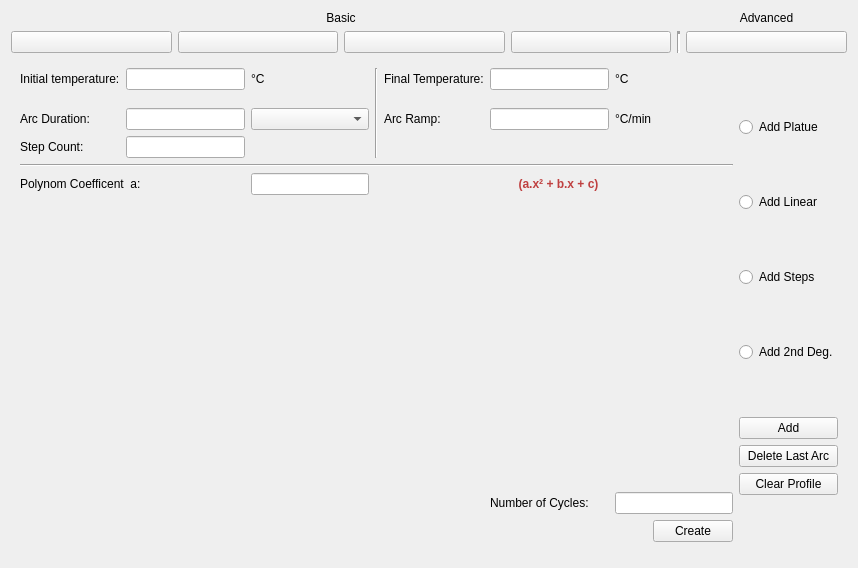
<?xml version="1.0" encoding="UTF-8"?>
<ui version="4.0">
 <class>ExperimentCreateWidget</class>
 <widget class="QWidget" name="ExperimentCreateWidget">
  <property name="geometry">
   <rect>
    <x>0</x>
    <y>0</y>
    <width>858</width>
    <height>568</height>
   </rect>
  </property>
  <property name="windowTitle">
   <string>Form</string>
  </property>
  <layout class="QGridLayout" name="gridLayout_2">
   <item row="0" column="0">
    <layout class="QGridLayout" name="gridLayout">
     <item row="0" column="5">
      <widget class="QLabel" name="label_2">
       <property name="text">
        <string>Advanced</string>
       </property>
       <property name="alignment">
        <set>Qt::AlignmentFlag::AlignCenter</set>
       </property>
      </widget>
     </item>
     <item row="1" column="2">
      <widget class="QPushButton" name="basicStepUpLinDown">
       <property name="styleSheet">
        <string notr="true"/>
       </property>
       <property name="text">
        <string/>
       </property>
       <property name="icon">
        <iconset resource="resources.qrc">
         <normaloff>:/resources/icons/stepuplineardown.png</normaloff>:/resources/icons/stepuplineardown.png</iconset>
       </property>
       <property name="iconSize">
        <size>
         <width>64</width>
         <height>64</height>
        </size>
       </property>
       <property name="checkable">
        <bool>true</bool>
       </property>
      </widget>
     </item>
     <item row="1" column="4">
      <widget class="Line" name="line">
       <property name="lineWidth">
        <number>3</number>
       </property>
       <property name="orientation">
        <enum>Qt::Orientation::Vertical</enum>
       </property>
      </widget>
     </item>
     <item row="1" column="3">
      <widget class="QPushButton" name="basicStepUpStepDown">
       <property name="styleSheet">
        <string notr="true"/>
       </property>
       <property name="text">
        <string/>
       </property>
       <property name="icon">
        <iconset resource="resources.qrc">
         <normaloff>:/resources/icons/stepupstepdown.png</normaloff>:/resources/icons/stepupstepdown.png</iconset>
       </property>
       <property name="iconSize">
        <size>
         <width>64</width>
         <height>64</height>
        </size>
       </property>
       <property name="checkable">
        <bool>true</bool>
       </property>
      </widget>
     </item>
     <item row="1" column="5">
      <widget class="QPushButton" name="advancedProfile">
       <property name="styleSheet">
        <string notr="true"/>
       </property>
       <property name="text">
        <string/>
       </property>
       <property name="icon">
        <iconset resource="resources.qrc">
         <normaloff>:/resources/icons/customGraph.png</normaloff>:/resources/icons/customGraph.png</iconset>
       </property>
       <property name="iconSize">
        <size>
         <width>64</width>
         <height>64</height>
        </size>
       </property>
       <property name="checkable">
        <bool>true</bool>
       </property>
      </widget>
     </item>
     <item row="1" column="0">
      <widget class="QPushButton" name="basicStandard">
       <property name="styleSheet">
        <string notr="true"/>
       </property>
       <property name="text">
        <string/>
       </property>
       <property name="icon">
        <iconset resource="resources.qrc">
         <normaloff>:/resources/icons/standard.png</normaloff>:/resources/icons/standard.png</iconset>
       </property>
       <property name="iconSize">
        <size>
         <width>64</width>
         <height>64</height>
        </size>
       </property>
       <property name="checkable">
        <bool>true</bool>
       </property>
       <property name="checked">
        <bool>false</bool>
       </property>
      </widget>
     </item>
     <item row="1" column="1">
      <widget class="QPushButton" name="basicLinUpStepDown">
       <property name="styleSheet">
        <string notr="true"/>
       </property>
       <property name="text">
        <string/>
       </property>
       <property name="icon">
        <iconset resource="resources.qrc">
         <normaloff>:/resources/icons/linearupstepdown.png</normaloff>:/resources/icons/linearupstepdown.png</iconset>
       </property>
       <property name="iconSize">
        <size>
         <width>64</width>
         <height>64</height>
        </size>
       </property>
       <property name="checkable">
        <bool>true</bool>
       </property>
      </widget>
     </item>
     <item row="0" column="0" colspan="4">
      <widget class="QLabel" name="label">
       <property name="text">
        <string>Basic</string>
       </property>
       <property name="alignment">
        <set>Qt::AlignmentFlag::AlignCenter</set>
       </property>
      </widget>
     </item>
    </layout>
   </item>
   <item row="1" column="0">
    <layout class="QGridLayout" name="expGraphLayout"/>
   </item>
   <item row="2" column="0">
    <widget class="QStackedWidget" name="stackedWidget">
     <property name="currentIndex">
      <number>2</number>
     </property>
     <widget class="QWidget" name="page">
      <layout class="QGridLayout" name="gridLayout_6">
       <item row="0" column="1">
        <layout class="QGridLayout" name="gridLayout_4" rowstretch="1,1,0,0" columnstretch="1,1">
         <item row="0" column="0">
          <widget class="QGroupBox" name="basicStartGroupBox">
           <property name="title">
            <string>Starts</string>
           </property>
           <layout class="QGridLayout" name="basicStartLayout">
            <item row="0" column="0">
             <widget class="QLabel" name="initTempLabel">
              <property name="text">
               <string>Initial temperature:</string>
              </property>
             </widget>
            </item>
            <item row="0" column="1">
             <widget class="QLineEdit" name="initTempLineEdit">
              <property name="sizePolicy">
               <sizepolicy hsizetype="Minimum" vsizetype="Fixed">
                <horstretch>0</horstretch>
                <verstretch>0</verstretch>
               </sizepolicy>
              </property>
             </widget>
            </item>
            <item row="0" column="2">
             <widget class="QLabel" name="initTempCLabel">
              <property name="text">
               <string>°C</string>
              </property>
             </widget>
            </item>
            <item row="1" column="0">
             <widget class="QLabel" name="initHoldTimeLabel">
              <property name="text">
               <string>Initial Holding Time:</string>
              </property>
             </widget>
            </item>
            <item row="1" column="1">
             <widget class="QLineEdit" name="initHoldTimeLineEdit"/>
            </item>
            <item row="1" column="2">
             <widget class="QComboBox" name="initHoldTimeComboBox"/>
            </item>
            <item row="2" column="0">
             <widget class="QLabel" name="initRPMLabel">
              <property name="text">
               <string>Initial Stir speed:</string>
              </property>
             </widget>
            </item>
            <item row="2" column="1">
             <widget class="QLineEdit" name="initRPMLineEdit"/>
            </item>
            <item row="2" column="2">
             <widget class="QLabel" name="initRPMRPMLabel">
              <property name="text">
               <string>RPM</string>
              </property>
             </widget>
            </item>
           </layout>
          </widget>
         </item>
         <item row="0" column="1">
          <widget class="QGroupBox" name="basicTargetGroupBox">
           <property name="title">
            <string>Targets</string>
           </property>
           <layout class="QGridLayout" name="basicTargetLayout">
            <item row="0" column="0">
             <widget class="QLabel" name="targetTempLabel">
              <property name="text">
               <string>Target Temperature:</string>
              </property>
             </widget>
            </item>
            <item row="0" column="1">
             <widget class="QLineEdit" name="targetTempLineEdit"/>
            </item>
            <item row="0" column="2">
             <widget class="QLabel" name="targetTempCLabel">
              <property name="text">
               <string>°C</string>
              </property>
             </widget>
            </item>
            <item row="1" column="0">
             <widget class="QLabel" name="initRampLabel">
              <property name="text">
               <string>Initial Ramp:</string>
              </property>
             </widget>
            </item>
            <item row="1" column="1">
             <widget class="QLineEdit" name="initRampLineEdit"/>
            </item>
            <item row="1" column="2">
             <widget class="QLabel" name="initRampCLabel">
              <property name="text">
               <string>°C/min</string>
              </property>
             </widget>
            </item>
           </layout>
          </widget>
         </item>
         <item row="1" column="0">
          <widget class="QGroupBox" name="basicRampGroupBox">
           <property name="title">
            <string>Ramps &amp; Plateaus</string>
           </property>
           <layout class="QGridLayout" name="basicRampLayout">
            <item row="0" column="0">
             <widget class="QLabel" name="plateauTimeLabel">
              <property name="text">
               <string>Plateau Time:</string>
              </property>
             </widget>
            </item>
            <item row="0" column="1">
             <widget class="QLineEdit" name="plateauTimeLineEdit"/>
            </item>
            <item row="0" column="2">
             <widget class="QComboBox" name="plateauTimeComboBox"/>
            </item>
            <item row="1" column="0">
             <widget class="QLabel" name="finalTempLabel">
              <property name="text">
               <string>Final Temperature:</string>
              </property>
             </widget>
            </item>
            <item row="1" column="1">
             <widget class="QLineEdit" name="finalTempLineEdit"/>
            </item>
            <item row="1" column="2">
             <widget class="QLabel" name="finalTempCLabel">
              <property name="text">
               <string>°C</string>
              </property>
             </widget>
            </item>
            <item row="2" column="0">
             <widget class="QLabel" name="finalRampLabel">
              <property name="text">
               <string>Final Ramp:</string>
              </property>
             </widget>
            </item>
            <item row="2" column="1">
             <widget class="QLineEdit" name="finalRampLineEdit"/>
            </item>
            <item row="2" column="2">
             <widget class="QLabel" name="finalRampCLabel">
              <property name="text">
               <string>°C/min</string>
              </property>
             </widget>
            </item>
            <item row="3" column="0">
             <widget class="QLabel" name="finalHoldTimeLabel">
              <property name="text">
               <string>Final holding time:</string>
              </property>
             </widget>
            </item>
            <item row="3" column="1">
             <widget class="QLineEdit" name="finalHoldTimeLineEdit"/>
            </item>
            <item row="3" column="2">
             <widget class="QComboBox" name="finalHoldTimeCombobox"/>
            </item>
           </layout>
          </widget>
         </item>
         <item row="1" column="1">
          <widget class="QGroupBox" name="basicStepsGroupBox">
           <property name="title">
            <string>Steps</string>
           </property>
           <layout class="QGridLayout" name="basicStepsLayout">
            <item row="0" column="0">
             <widget class="QLabel" name="numOfStepsUpLabel">
              <property name="text">
               <string>Number of Steps:</string>
              </property>
             </widget>
            </item>
            <item row="0" column="1">
             <widget class="QLineEdit" name="numOfStepsUpLineEdit"/>
            </item>
            <item row="1" column="0">
             <widget class="QLabel" name="stepsUpDurationLabel">
              <property name="text">
               <string>Total Step Up Duration:</string>
              </property>
             </widget>
            </item>
            <item row="1" column="1">
             <widget class="QLineEdit" name="stepsUpDurationLineEdit"/>
            </item>
            <item row="1" column="2">
             <widget class="QComboBox" name="stepsUpDurationComboBox"/>
            </item>
            <item row="2" column="0">
             <widget class="QLabel" name="numOfStepsDownLabel">
              <property name="text">
               <string>Number of Steps:</string>
              </property>
             </widget>
            </item>
            <item row="2" column="1">
             <widget class="QLineEdit" name="numOfStepsDownLineEdit"/>
            </item>
            <item row="3" column="0">
             <widget class="QLabel" name="stepsDownDurationLabel">
              <property name="text">
               <string>Total Step Down Duration:</string>
              </property>
             </widget>
            </item>
            <item row="3" column="1">
             <widget class="QLineEdit" name="stepsDownDurationLineEdit"/>
            </item>
            <item row="3" column="2">
             <widget class="QComboBox" name="stepsDownDurationComboBox"/>
            </item>
           </layout>
          </widget>
         </item>
         <item row="2" column="0" colspan="2">
          <layout class="QHBoxLayout" name="basicCyclesLayout">
           <item>
            <widget class="QLabel" name="numOfCyclesLabel">
             <property name="text">
              <string>Number of cycles:</string>
             </property>
            </widget>
           </item>
           <item>
            <widget class="QLineEdit" name="numOfCyclesLineEdit"/>
           </item>
           <item>
            <spacer name="basicCyclesSpacer">
             <property name="orientation">
              <enum>Qt::Orientation::Horizontal</enum>
             </property>
             <property name="sizeHint" stdset="0">
              <size>
               <width>40</width>
               <height>20</height>
              </size>
             </property>
            </spacer>
           </item>
          </layout>
         </item>
         <item row="3" column="0" colspan="2">
          <layout class="QHBoxLayout" name="basicActionLayout">
           <item>
            <spacer name="basicActionSpacer">
             <property name="orientation">
              <enum>Qt::Orientation::Horizontal</enum>
             </property>
             <property name="sizeHint" stdset="0">
              <size>
               <width>40</width>
               <height>20</height>
              </size>
             </property>
            </spacer>
           </item>
           <item>
            <widget class="QPushButton" name="createPushButton">
             <property name="text">
              <string>Create</string>
             </property>
            </widget>
           </item>
          </layout>
         </item>
        </layout>
       </item>
      </layout>
     </widget>
     <widget class="QWidget" name="page_2">
      <layout class="QGridLayout" name="gridLayout_3">
       <item row="0" column="0">
        <layout class="QGridLayout" name="warningMessageBoxLayout"/>
       </item>
      </layout>
     </widget>
     <widget class="QWidget" name="page_3">
      <layout class="QGridLayout" name="gridLayout_5">
       <item row="0" column="5">
        <widget class="QLineEdit" name="adv_finalTempLineEdit"/>
       </item>
       <item row="6" column="4" colspan="3">
        <widget class="QLabel" name="adv_polyDescrLabel">
         <property name="text">
          <string>&lt;html&gt;&lt;head/&gt;&lt;body&gt;&lt;p align=&quot;center&quot;&gt;&lt;span style=&quot; font-weight:700; color:#bf4040;&quot;&gt;(a.x² + b.x + c)&lt;/span&gt;&lt;/p&gt;&lt;/body&gt;&lt;/html&gt;</string>
         </property>
         <property name="alignment">
          <set>Qt::AlignmentFlag::AlignCenter</set>
         </property>
        </widget>
       </item>
       <item row="3" column="0">
        <widget class="QLabel" name="adv_arcDurationLabel">
         <property name="text">
          <string>Arc Duration:</string>
         </property>
        </widget>
       </item>
       <item row="0" column="3" rowspan="5">
        <widget class="Line" name="line_2">
         <property name="orientation">
          <enum>Qt::Orientation::Vertical</enum>
         </property>
        </widget>
       </item>
       <item row="3" column="2">
        <widget class="QComboBox" name="adv_arcDurationComboBox"/>
       </item>
       <item row="4" column="1">
        <widget class="QLineEdit" name="adv_stepCntLieEdit"/>
       </item>
       <item row="3" column="1">
        <widget class="QLineEdit" name="adv_arcDurationLineEdit"/>
       </item>
       <item row="0" column="4">
        <widget class="QLabel" name="adv_finalTempLabel">
         <property name="text">
          <string>Final Temperature:</string>
         </property>
        </widget>
       </item>
       <item row="3" column="6">
        <widget class="QLabel" name="adv_arcRampCLabel">
         <property name="text">
          <string>°C/min</string>
         </property>
        </widget>
       </item>
       <item row="0" column="2">
        <widget class="QLabel" name="adv_initTempCLabel">
         <property name="text">
          <string>°C</string>
         </property>
        </widget>
       </item>
       <item row="4" column="0">
        <widget class="QLabel" name="adv_stepCntLabel">
         <property name="text">
          <string>Step Count:</string>
         </property>
        </widget>
       </item>
       <item row="6" column="0" colspan="2">
        <widget class="QLabel" name="adv_polyALabel">
         <property name="text">
          <string>Polynom Coefficent  a:</string>
         </property>
         <property name="alignment">
          <set>Qt::AlignmentFlag::AlignLeading|Qt::AlignmentFlag::AlignLeft|Qt::AlignmentFlag::AlignVCenter</set>
         </property>
         <property name="wordWrap">
          <bool>true</bool>
         </property>
        </widget>
       </item>
       <item row="9" column="0">
        <spacer name="verticalSpacer">
         <property name="orientation">
          <enum>Qt::Orientation::Vertical</enum>
         </property>
         <property name="sizeHint" stdset="0">
          <size>
           <width>20</width>
           <height>40</height>
          </size>
         </property>
        </spacer>
       </item>
       <item row="6" column="2">
        <widget class="QLineEdit" name="adv_polyALineEdit"/>
       </item>
       <item row="0" column="0">
        <widget class="QLabel" name="adv_initTempLabel">
         <property name="text">
          <string>Initial temperature:</string>
         </property>
        </widget>
       </item>
       <item row="5" column="0" colspan="7">
        <widget class="Line" name="line_3">
         <property name="orientation">
          <enum>Qt::Orientation::Horizontal</enum>
         </property>
        </widget>
       </item>
       <item row="10" column="5">
        <widget class="QLabel" name="adv_numOfCyclesLabel">
         <property name="text">
          <string>Number of Cycles:</string>
         </property>
        </widget>
       </item>
       <item row="3" column="5">
        <widget class="QLineEdit" name="adv_arcRampLineEdit"/>
       </item>
       <item row="0" column="6">
        <widget class="QLabel" name="adv_finalTempCLabel">
         <property name="text">
          <string>°C</string>
         </property>
        </widget>
       </item>
       <item row="0" column="7" rowspan="13">
        <layout class="QVBoxLayout" name="verticalLayout">
         <item>
          <widget class="QRadioButton" name="adv_addPlatueRadioButton">
           <property name="text">
            <string>Add Platue</string>
           </property>
           <property name="icon">
            <iconset resource="resources.qrc">
             <normaloff>:/resources/icons/platue.png</normaloff>:/resources/icons/platue.png</iconset>
           </property>
           <property name="iconSize">
            <size>
             <width>64</width>
             <height>64</height>
            </size>
           </property>
          </widget>
         </item>
         <item>
          <widget class="QRadioButton" name="adv_addLinearRadioButton">
           <property name="text">
            <string>Add Linear</string>
           </property>
           <property name="icon">
            <iconset resource="resources.qrc">
             <normaloff>:/resources/icons/linears.png</normaloff>:/resources/icons/linears.png</iconset>
           </property>
           <property name="iconSize">
            <size>
             <width>64</width>
             <height>64</height>
            </size>
           </property>
          </widget>
         </item>
         <item>
          <widget class="QRadioButton" name="adv_addStepsRadioButton">
           <property name="text">
            <string>Add Steps</string>
           </property>
           <property name="icon">
            <iconset resource="resources.qrc">
             <normaloff>:/resources/icons/steps.png</normaloff>:/resources/icons/steps.png</iconset>
           </property>
           <property name="iconSize">
            <size>
             <width>64</width>
             <height>64</height>
            </size>
           </property>
          </widget>
         </item>
         <item>
          <widget class="QRadioButton" name="adv_add2ndDegRadioButton">
           <property name="text">
            <string>Add 2nd Deg.</string>
           </property>
           <property name="icon">
            <iconset resource="resources.qrc">
             <normaloff>:/resources/icons/secondDegs.png</normaloff>:/resources/icons/secondDegs.png</iconset>
           </property>
           <property name="iconSize">
            <size>
             <width>64</width>
             <height>64</height>
            </size>
           </property>
          </widget>
         </item>
         <item>
          <layout class="QVBoxLayout" name="verticalLayout_2">
           <item>
            <widget class="QPushButton" name="adv_addArcToExpButton">
             <property name="text">
              <string>Add</string>
             </property>
             <property name="icon">
              <iconset resource="resources.qrc">
               <normaloff>:/resources/icons/plus.svg</normaloff>:/resources/icons/plus.svg</iconset>
             </property>
             <property name="iconSize">
              <size>
               <width>32</width>
               <height>32</height>
              </size>
             </property>
             <property name="autoDefault">
              <bool>true</bool>
             </property>
            </widget>
           </item>
           <item>
            <widget class="QPushButton" name="adv_delLastArcButton">
             <property name="text">
              <string>Delete Last Arc</string>
             </property>
             <property name="icon">
              <iconset resource="resources.qrc">
               <normaloff>:/resources/icons/minus.svg</normaloff>:/resources/icons/minus.svg</iconset>
             </property>
            </widget>
           </item>
           <item>
            <widget class="QPushButton" name="adv_clearProfileButton">
             <property name="text">
              <string>Clear Profile</string>
             </property>
             <property name="icon">
              <iconset resource="resources.qrc">
               <normaloff>:/resources/icons/block.svg</normaloff>:/resources/icons/block.svg</iconset>
             </property>
            </widget>
           </item>
          </layout>
         </item>
        </layout>
       </item>
       <item row="11" column="0" colspan="7">
        <layout class="QHBoxLayout" name="advActionLayout">
         <item>
          <spacer name="advActionSpacer">
           <property name="orientation">
            <enum>Qt::Orientation::Horizontal</enum>
           </property>
           <property name="sizeHint" stdset="0">
            <size>
             <width>40</width>
             <height>20</height>
            </size>
           </property>
          </spacer>
         </item>
         <item>
          <widget class="QPushButton" name="adv_createPushButton">
           <property name="text">
            <string>Create</string>
           </property>
          </widget>
         </item>
        </layout>
       </item>
       <item row="10" column="6">
        <widget class="QLineEdit" name="adv_numOfCyclesLineEdit"/>
       </item>
       <item row="3" column="4">
        <widget class="QLabel" name="adv_arcRampLabel">
         <property name="text">
          <string>Arc Ramp:</string>
         </property>
        </widget>
       </item>
       <item row="0" column="1">
        <widget class="QLineEdit" name="adv_initTempLineEdit"/>
       </item>
      </layout>
     </widget>
    </widget>
   </item>
  </layout>
 </widget>
 <resources>
  <include location="resources.qrc"/>
 </resources>
 <connections/>
</ui>
